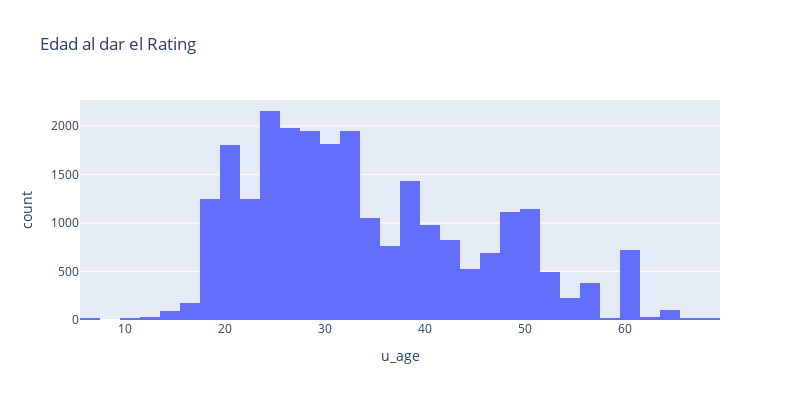

Notebook code cell kept with this figure:
### Code cell
px.histogram(
    scores,
    title="Edad al dar el Rating",
    x="u_age",
    nbins=50,
    height=400, width=800
)

### Figure 1 — Plotly figure (JSON) as saved in the notebook; plotly's stock layout.template omitted (floating-point values rounded to 4 significant figures; data arrays with more than 128 entries replaced by an {"elided": "..."} marker saying what was removed)
{"data": [{"alignmentgroup": "True", "bingroup": "x", "hovertemplate": "u_age=%{x}<br>count=%{y}<extra></extra>", "legendgroup": "", "marker": {"color": "#636efa", "pattern": {"shape": ""}}, "name": "", "nbinsx": 50, "offsetgroup": "", "orientation": "v", "showlegend": false, "type": "histogram", "x": {"elided": "25000 int values"}, "xaxis": "x", "yaxis": "y"}], "layout": {"barmode": "relative", "height": 400, "legend": {"tracegroupgap": 0}, "title": {"text": "Edad al dar el Rating"}, "width": 800, "xaxis": {"anchor": "y", "domain": [0, 1], "title": {"text": "u_age"}}, "yaxis": {"anchor": "x", "domain": [0, 1], "title": {"text": "count"}}}}
